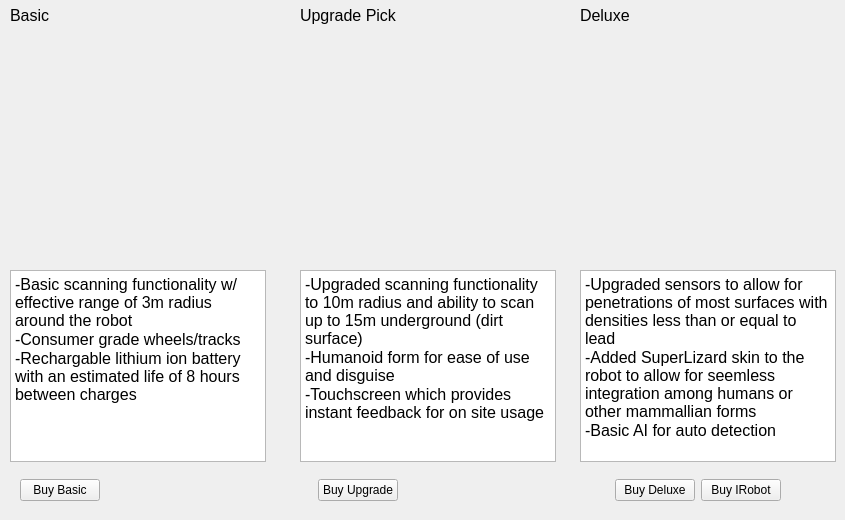
    <widget class="QWidget" name="optionsPage">
     <widget class="QLabel" name="label_17">
      <property name="geometry">
       <rect>
        <x>10</x>
        <y>0</y>
        <width>131</width>
        <height>31</height>
       </rect>
      </property>
      <property name="font">
       <font>
        <pointsize>12</pointsize>
       </font>
      </property>
      <property name="text">
       <string>Basic</string>
      </property>
     </widget>
     <widget class="QLabel" name="label_18">
      <property name="geometry">
       <rect>
        <x>300</x>
        <y>40</y>
        <width>241</width>
        <height>221</height>
       </rect>
      </property>
      <property name="font">
       <font>
        <pointsize>10</pointsize>
       </font>
      </property>
      <property name="text">
       <string/>
      </property>
      <property name="pixmap">
       <pixmap resource="images.qrc">:/pics/mediumRobot.jpg</pixmap>
      </property>
      <property name="scaledContents">
       <bool>true</bool>
      </property>
     </widget>
     <widget class="QLabel" name="label_19">
      <property name="geometry">
       <rect>
        <x>10</x>
        <y>40</y>
        <width>231</width>
        <height>221</height>
       </rect>
      </property>
      <property name="font">
       <font>
        <pointsize>10</pointsize>
       </font>
      </property>
      <property name="text">
       <string/>
      </property>
      <property name="pixmap">
       <pixmap resource="images.qrc">:/pics/roomba.jpg</pixmap>
      </property>
      <property name="scaledContents">
       <bool>true</bool>
      </property>
     </widget>
     <widget class="QLabel" name="label_20">
      <property name="geometry">
       <rect>
        <x>580</x>
        <y>40</y>
        <width>241</width>
        <height>221</height>
       </rect>
      </property>
      <property name="font">
       <font>
        <pointsize>10</pointsize>
       </font>
      </property>
      <property name="text">
       <string/>
      </property>
      <property name="pixmap">
       <pixmap resource="images.qrc">:/pics/terminator.jpg</pixmap>
      </property>
      <property name="scaledContents">
       <bool>true</bool>
      </property>
     </widget>
     <widget class="QLabel" name="label_21">
      <property name="geometry">
       <rect>
        <x>300</x>
        <y>0</y>
        <width>131</width>
        <height>31</height>
       </rect>
      </property>
      <property name="font">
       <font>
        <pointsize>12</pointsize>
       </font>
      </property>
      <property name="text">
       <string>Upgrade Pick</string>
      </property>
     </widget>
     <widget class="QLabel" name="label_22">
      <property name="geometry">
       <rect>
        <x>580</x>
        <y>0</y>
        <width>131</width>
        <height>31</height>
       </rect>
      </property>
      <property name="font">
       <font>
        <pointsize>12</pointsize>
       </font>
      </property>
      <property name="text">
       <string>Deluxe</string>
      </property>
     </widget>
     <widget class="QTextBrowser" name="textBrowser_16">
      <property name="geometry">
       <rect>
        <x>580</x>
        <y>270</y>
        <width>256</width>
        <height>192</height>
       </rect>
      </property>
      <property name="html">
       <string>&lt;!DOCTYPE HTML PUBLIC &quot;-//W3C//DTD HTML 4.0//EN&quot; &quot;http://www.w3.org/TR/REC-html40/strict.dtd&quot;&gt;
&lt;html&gt;&lt;head&gt;&lt;meta name=&quot;qrichtext&quot; content=&quot;1&quot; /&gt;&lt;style type=&quot;text/css&quot;&gt;
p, li { white-space: pre-wrap; }
&lt;/style&gt;&lt;/head&gt;&lt;body style=&quot; font-family:'Ubuntu'; font-size:11pt; font-weight:400; font-style:normal;&quot;&gt;
&lt;p style=&quot; margin-top:0px; margin-bottom:0px; margin-left:0px; margin-right:0px; -qt-block-indent:0; text-indent:0px;&quot;&gt;&lt;span style=&quot; font-family:'MS Shell Dlg 2'; font-size:12pt;&quot;&gt;-Upgraded sensors to allow for penetrations of most surfaces with densities less than or equal to lead&lt;/span&gt;&lt;/p&gt;
&lt;p style=&quot; margin-top:0px; margin-bottom:0px; margin-left:0px; margin-right:0px; -qt-block-indent:0; text-indent:0px;&quot;&gt;&lt;span style=&quot; font-family:'MS Shell Dlg 2'; font-size:12pt;&quot;&gt;-Added SuperLizard skin to the robot to allow for seemless integration among humans or other mammallian forms&lt;/span&gt;&lt;/p&gt;
&lt;p style=&quot; margin-top:0px; margin-bottom:0px; margin-left:0px; margin-right:0px; -qt-block-indent:0; text-indent:0px;&quot;&gt;&lt;span style=&quot; font-family:'MS Shell Dlg 2'; font-size:12pt;&quot;&gt;-Basic AI for auto detection&lt;/span&gt;&lt;/p&gt;&lt;/body&gt;&lt;/html&gt;</string>
      </property>
     </widget>
     <widget class="QTextBrowser" name="textBrowser_14">
      <property name="geometry">
       <rect>
        <x>10</x>
        <y>270</y>
        <width>256</width>
        <height>192</height>
       </rect>
      </property>
      <property name="html">
       <string>&lt;!DOCTYPE HTML PUBLIC &quot;-//W3C//DTD HTML 4.0//EN&quot; &quot;http://www.w3.org/TR/REC-html40/strict.dtd&quot;&gt;
&lt;html&gt;&lt;head&gt;&lt;meta name=&quot;qrichtext&quot; content=&quot;1&quot; /&gt;&lt;style type=&quot;text/css&quot;&gt;
p, li { white-space: pre-wrap; }
&lt;/style&gt;&lt;/head&gt;&lt;body style=&quot; font-family:'Ubuntu'; font-size:11pt; font-weight:400; font-style:normal;&quot;&gt;
&lt;p style=&quot; margin-top:0px; margin-bottom:0px; margin-left:0px; margin-right:0px; -qt-block-indent:0; text-indent:0px;&quot;&gt;&lt;span style=&quot; font-family:'MS Shell Dlg 2'; font-size:12pt;&quot;&gt;-Basic scanning functionality w/ effective range of 3m radius around the robot&lt;/span&gt;&lt;/p&gt;
&lt;p style=&quot; margin-top:0px; margin-bottom:0px; margin-left:0px; margin-right:0px; -qt-block-indent:0; text-indent:0px;&quot;&gt;&lt;span style=&quot; font-family:'MS Shell Dlg 2'; font-size:12pt;&quot;&gt;-Consumer grade wheels/tracks&lt;/span&gt;&lt;/p&gt;
&lt;p style=&quot; margin-top:0px; margin-bottom:0px; margin-left:0px; margin-right:0px; -qt-block-indent:0; text-indent:0px;&quot;&gt;&lt;span style=&quot; font-family:'MS Shell Dlg 2'; font-size:12pt;&quot;&gt;-Rechargable lithium ion battery with an estimated life of 8 hours between charges&lt;/span&gt;&lt;/p&gt;&lt;/body&gt;&lt;/html&gt;</string>
      </property>
     </widget>
     <widget class="QTextBrowser" name="textBrowser_15">
      <property name="geometry">
       <rect>
        <x>300</x>
        <y>270</y>
        <width>256</width>
        <height>192</height>
       </rect>
      </property>
      <property name="html">
       <string>&lt;!DOCTYPE HTML PUBLIC &quot;-//W3C//DTD HTML 4.0//EN&quot; &quot;http://www.w3.org/TR/REC-html40/strict.dtd&quot;&gt;
&lt;html&gt;&lt;head&gt;&lt;meta name=&quot;qrichtext&quot; content=&quot;1&quot; /&gt;&lt;style type=&quot;text/css&quot;&gt;
p, li { white-space: pre-wrap; }
&lt;/style&gt;&lt;/head&gt;&lt;body style=&quot; font-family:'Ubuntu'; font-size:11pt; font-weight:400; font-style:normal;&quot;&gt;
&lt;p style=&quot; margin-top:0px; margin-bottom:0px; margin-left:0px; margin-right:0px; -qt-block-indent:0; text-indent:0px;&quot;&gt;&lt;span style=&quot; font-family:'MS Shell Dlg 2'; font-size:12pt;&quot;&gt;-Upgraded scanning functionality to 10m radius and ability to scan up to 15m underground (dirt surface)&lt;/span&gt;&lt;/p&gt;
&lt;p style=&quot; margin-top:0px; margin-bottom:0px; margin-left:0px; margin-right:0px; -qt-block-indent:0; text-indent:0px;&quot;&gt;&lt;span style=&quot; font-family:'MS Shell Dlg 2'; font-size:12pt;&quot;&gt;-Humanoid form for ease of use and disguise&lt;/span&gt;&lt;/p&gt;
&lt;p style=&quot; margin-top:0px; margin-bottom:0px; margin-left:0px; margin-right:0px; -qt-block-indent:0; text-indent:0px;&quot;&gt;&lt;span style=&quot; font-family:'MS Shell Dlg 2'; font-size:12pt;&quot;&gt;-Touchscreen which provides instant feedback for on site usage&lt;/span&gt;&lt;/p&gt;&lt;/body&gt;&lt;/html&gt;</string>
      </property>
     </widget>
     <widget class="QWidget" name="layoutWidget">
      <property name="geometry">
       <rect>
        <x>20</x>
        <y>470</y>
        <width>761</width>
        <height>41</height>
       </rect>
      </property>
      <layout class="QHBoxLayout" name="horizontalLayout_3">
       <item>
        <widget class="QPushButton" name="buyBasicButton">
         <property name="text">
          <string>Buy Basic</string>
         </property>
        </widget>
       </item>
       <item>
        <spacer name="horizontalSpacer">
         <property name="orientation">
          <enum>Qt::Horizontal</enum>
         </property>
         <property name="sizeHint" stdset="0">
          <size>
           <width>40</width>
           <height>20</height>
          </size>
         </property>
        </spacer>
       </item>
       <item>
        <widget class="QPushButton" name="buyUpgradeButton">
         <property name="text">
          <string>Buy Upgrade</string>
         </property>
        </widget>
       </item>
       <item>
        <spacer name="horizontalSpacer_2">
         <property name="orientation">
          <enum>Qt::Horizontal</enum>
         </property>
         <property name="sizeHint" stdset="0">
          <size>
           <width>40</width>
           <height>20</height>
          </size>
         </property>
        </spacer>
       </item>
       <item>
        <widget class="QPushButton" name="buyDeluxeButton">
         <property name="text">
          <string>Buy Deluxe</string>
         </property>
        </widget>
       </item>
       <item>
        <widget class="QPushButton" name="buyIRobotButton">
         <property name="text">
          <string>Buy IRobot</string>
         </property>
        </widget>
       </item>
      </layout>
     </widget>
    </widget>
